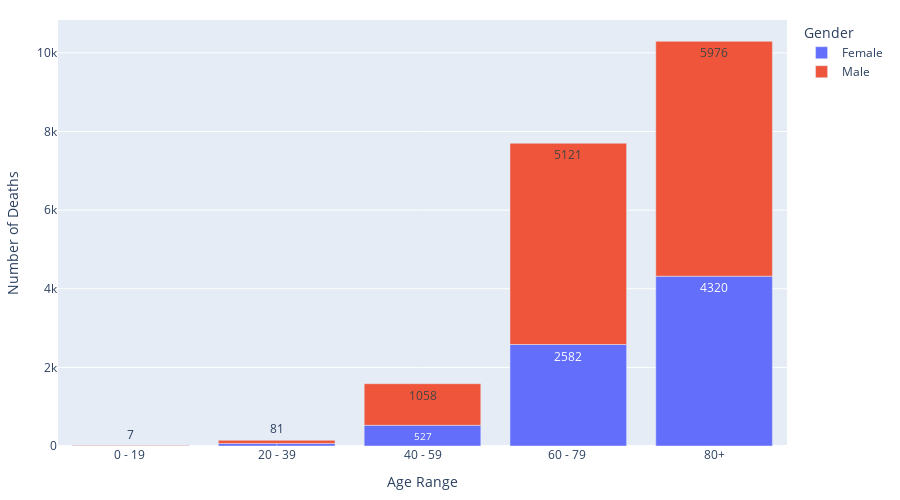

Notebook source saved alongside this figure:
### Markdown cell above
# NHS Confirmed Deaths by Gender

### Code cell
gender = px.bar(nhs_gender,
                x='Age Group',
                y='Total',
                color='Gender',
                text = 'Total',
                height=500,
                width=900)
               
gender.update_layout(xaxis_title = 'Age Range',
                    yaxis_title = 'Number of Deaths',
                    margin=dict(l=20, r=20, t=20, b=20))

gender.show()

### Figure 1 — Plotly figure (JSON) as saved in the notebook; plotly's stock layout.template omitted (floating-point values rounded to 4 significant figures)
{"data": [{"alignmentgroup": "True", "hovertemplate": "Gender=Female<br>Age Group=%{x}<br>Total=%{text}<extra></extra>", "legendgroup": "Female", "marker": {"color": "#636efa"}, "name": "Female", "offsetgroup": "Female", "orientation": "v", "showlegend": true, "text": [3, 64, 527, 2582, 4320], "textposition": "auto", "type": "bar", "x": ["0 - 19 ", "20 - 39", "40 - 59", "60 - 79 ", "80+"], "xaxis": "x", "y": [3, 64, 527, 2582, 4320], "yaxis": "y"}, {"alignmentgroup": "True", "hovertemplate": "Gender=Male<br>Age Group=%{x}<br>Total=%{text}<extra></extra>", "legendgroup": "Male", "marker": {"color": "#EF553B"}, "name": "Male", "offsetgroup": "Male", "orientation": "v", "showlegend": true, "text": [7, 81, 1058, 5121, 5976], "textposition": "auto", "type": "bar", "x": ["0 - 19 ", "20 - 39", "40 - 59", "60 - 79 ", "80+"], "xaxis": "x", "y": [7, 81, 1058, 5121, 5976], "yaxis": "y"}], "layout": {"barmode": "relative", "height": 500, "legend": {"title": {"text": "Gender"}, "tracegroupgap": 0}, "margin": {"b": 20, "l": 20, "r": 20, "t": 20}, "width": 900, "xaxis": {"anchor": "y", "domain": [0, 1], "title": {"text": "Age Range"}}, "yaxis": {"anchor": "x", "domain": [0, 1], "title": {"text": "Number of Deaths"}}}}
